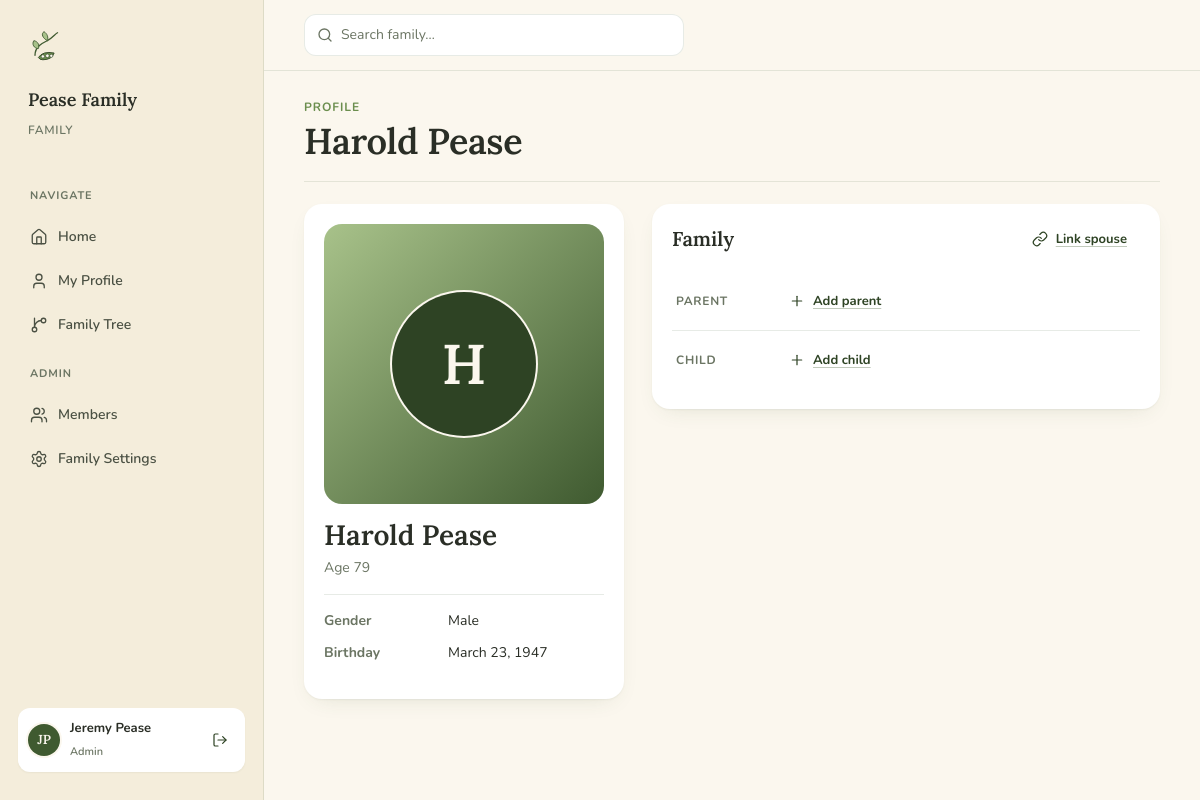
The app's page /person/3 (signed in) with its own data.
### app/models.py (models this page shows, shortened)
class Family(db.Model):
    __tablename__ = 'families'
    id = db.Column(db.Integer, primary_key=True)
    name = db.Column(db.String(100), nullable=False)
    created_at = db.Column(db.DateTime, default=datetime.utcnow)
    patriarch_id = db.Column(db.Integer, db.ForeignKey('people.id'), nullable=True)
    matriarch_id = db.Column(db.Integer, db.ForeignKey('people.id'), nullable=True)
    people = db.relationship('Person', back_populates='family', foreign_keys='Person.family_id')
    users = db.relationship('User', back_populates='family', foreign_keys='User.family_id')
    patriarch = db.relationship('Person', foreign_keys=[patriarch_id])
    matriarch = db.relationship('Person', foreign_keys=[matriarch_id])

class User(UserMixin, db.Model):
    __tablename__ = 'users'
    id = db.Column(db.Integer, primary_key=True)
    family_id = db.Column(db.Integer, db.ForeignKey('families.id'), nullable=False)
    email = db.Column(db.String(120), unique=True, nullable=False)
    password_hash = db.Column(db.String(256), nullable=False)
    first_name = db.Column(db.String(50), nullable=False)
    last_name = db.Column(db.String(50), nullable=False)
    phone = db.Column(db.String(20))
    email_verified = db.Column(db.Boolean, default=False)
    verification_token = db.Column(db.String(100))
    verification_token_expiry = db.Column(db.DateTime)
    status = db.Column(db.String(20), default='pending')  # pending/approved/rejected/invited
    approved_by_id = db.Column(db.Integer, db.ForeignKey('users.id'))
    approved_date = db.Column(db.Date)
    is_admin = db.Column(db.Boolean, default=False)
    is_delegate = db.Column(db.Boolean, default=False)
    person_id = db.Column(db.Integer, db.ForeignKey('people.id'))
    person = db.relationship('Person', back_populates='user')
    family = db.relationship('Family', back_populates='users')
    invitation_token = db.Column(db.String(100))
    invitation_token_expiry = db.Column(db.DateTime)
    invited_by_id = db.Column(db.Integer, db.ForeignKey('users.id'))
    reset_token = db.Column(db.String(100))
    reset_token_expiry = db.Column(db.DateTime)
    def get_full_name(self):
        return f"{self.first_name} {self.last_name}"

class Person(db.Model):
    __tablename__ = 'people'
    id = db.Column(db.Integer, primary_key=True)
    family_id = db.Column(db.Integer, db.ForeignKey('families.id'), nullable=False)
    name = db.Column(db.String(100), nullable=False)
    gender = db.Column(db.String(10))
    birthday = db.Column(db.Date)
    nickname = db.Column(db.String(50))
    birthplace = db.Column(db.String(100))
    maiden_name = db.Column(db.String(100))
    deathday = db.Column(db.Date)
    deathplace = db.Column(db.String(100))
    occupation = db.Column(db.String(100))
    email = db.Column(db.String(120))
    phone = db.Column(db.String(20))
    photo_path = db.Column(db.String(200))
    notes = db.Column(db.Text)
    family = db.relationship('Family', back_populates='people', foreign_keys='Person.family_id')
    children = db.relationship(
        'Person',
        secondary=parent_child,
        primaryjoin=id == parent_child.c.parent_id,
        secondaryjoin=id == parent_child.c.child_id,
        backref='parents'
    )
    def get_active_spouse(self):
        for rel in self.spouse_relationships_as_p1 + self.spouse_relationships_as_p2:
            if rel.status == 'active' and rel.confirmed:
                return rel.get_spouse_of(self)
        return None
    def get_pending_spouse_request(self):
        for rel in self.spouse_relationships_as_p1 + self.spouse_relationships_as_p2:
            if not rel.confirmed:
                return rel
        return None
    user = db.relationship('User', back_populates='person', uselist=False)
    def get_display_name(self):
        return self.nickname if self.nickname else self.name
    def get_age(self):
        if not self.birthday:
            return None
        end = self.deathday or date.today()
        age = end.year - self.birthday.year
        if (end.month, end.day) < (self.birthday.month, self.birthday.day):
            age -= 1
        return age

### app/routes.py (the view)
@main.route('/person/<int:person_id>')
@login_required
def person_detail(person_id):
    person = db.session.get(Person, person_id)
    if not person or person.family_id != current_user.family_id:
        flash('Person not found.', 'error')
        return redirect(url_for('main.index'))
    relationship = get_relationship(current_user.person, person) if current_user.person else None
    return render_template('profile.html', person=person, relationship=relationship)

### app/models.py (called while the page is built)
@login_manager.user_loader
def load_user(user_id):
    return db.session.get(User, int(user_id))

### app/templates/profile.html (shortened to what this page needs)
{% extends "base.html" %}
{% block content %}
{% set is_own_profile = person.user == current_user %}
{% set can_edit = current_user.is_admin or is_own_profile %}
<div class="page-head">
    <div>
        <div class="eyebrow">Profile</div>
        <h1>{{ person.get_display_name() }}</h1>
    </div>
</div>
{% set pending = person.get_pending_spouse_request() %}
<div class="profile-grid">
    <div>
        <div class="card profile-photo-card">
            <div class="photo" style="background: linear-gradient(135deg, var(--sprout) 0%, var(--vine) 100%); display:flex;align-items:center;justify-content:center;">
                <div class="av av-xl" style="background: var(--vine-deep);">{{ person.name[0] }}</div>
            </div>
            <div class="name">{{ person.name }}</div>
            {% if person.get_age() %}
            <div class="age">Age {{ person.get_age() }}{% if person.deathday %} · Passed away{% endif %}</div>
            {% endif %}
            <dl class="facts">
                {% if person.gender %}
                <dt>Gender</dt><dd>{{ person.gender }}</dd>
                {% endif %}
                {% if person.birthday %}
                <dt>Birthday</dt><dd>{{ person.birthday.strftime('%B %-d, %Y') }}</dd>
                {% endif %}
            </dl>
        </div>
    </div>
    <div style="display:flex;flex-direction:column;gap:20px;">
        <div class="card">
            {% set active_spouse = person.get_active_spouse() %}
            {% set pending_request = person.get_pending_spouse_request() %}
            <div class="card-header">
                <h3>Family</h3>
                {% if is_own_profile %}
                <a href="/spouse/add" class="btn btn-ghost btn-sm"><i data-lucide="plus"></i> Add spouse</a>
                {% elif current_user.is_admin and not active_spouse and not pending_request %}
                <a href="/person/{{ person.id }}/link-spouse" class="btn btn-ghost btn-sm"><i data-lucide="link"></i> Link spouse</a>
                {% endif %}
            </div>
            {% if can_edit %}
            <div class="relation-row">
                <span class="role">Parent</span>
                <a href="/person/{{ person.id }}/add-parent" class="btn btn-ghost btn-sm">
                    <i data-lucide="plus"></i> Add parent
                </a>
            </div>
            {% endif %}
            {% if can_edit %}
            <div class="relation-row">
                <span class="role">Child</span>
                <a href="/person/{{ person.id }}/add-child" class="btn btn-ghost btn-sm">
                    <i data-lucide="plus"></i> Add child
                </a>
            </div>
            {% endif %}
        </div>
    </div>
</div>
{% endblock %}

### app/templates/base.html (shortened to what this page needs)
<!DOCTYPE html>
<html lang="en">
<head>
    <link rel="stylesheet" href="{{ url_for('static', filename='css/peavines.css') }}">
</head>
<body>
{% if current_user.is_authenticated %}
<div class="shell">
    <aside class="sidebar">
        <div class="brand">
            <img src="{{ url_for('static', filename='assets/peavines-mark.svg') }}" alt="Peavines">
        </div>
        <div class="family-name">{{ current_user.family.name }}</div>
        <div class="family-meta">Family</div>
        <nav class="nav">
            <div class="nav-section">Navigate</div>
            <a href="/" {% if request.path == '/' %}class="active"{% endif %}>
                <i data-lucide="home"></i> Home
            </a>
            <a href="/profile" {% if request.path == '/profile' %}class="active"{% endif %}>
                <i data-lucide="user"></i> My Profile
            </a>
            <a href="/family/tree" {% if request.path == '/family/tree' %}class="active"{% endif %}>
                <i data-lucide="git-branch"></i> Family Tree
            </a>
            {% if current_user.is_admin %}
            <div class="nav-section">Admin</div>
            <a href="/admin/users" {% if request.path.startswith('/admin') and request.path != '/admin/family' %}class="active"{% endif %}>
                <i data-lucide="users"></i> Members
            </a>
            <a href="/admin/family" {% if request.path == '/admin/family' %}class="active"{% endif %}>
                <i data-lucide="settings"></i> Family Settings
            </a>
            {% endif %}
        </nav>
        <div class="user-chip">
            <div class="av av-sm" style="background: var(--vine);">{{ current_user.first_name[0] }}{{ current_user.last_name[0] }}</div>
            <div>
                <div class="name">{{ current_user.get_full_name() }}</div>
                <div class="role">{% if current_user.is_admin %}Admin{% else %}Member{% endif %}</div>
            </div>
            <form method="POST" action="/logout" style="margin-left: auto;">
                <button type="submit" class="btn btn-ghost btn-sm" title="Sign out" style="padding: 6px;">
                    <i data-lucide="log-out"></i>
                </button>
            </form>
        </div>
    </aside>
    <div class="canvas">
        <header class="topbar">
            <div class="search">
                <i data-lucide="search"></i>
                <span>Search family…</span>
            </div>
        </header>
        <div class="canvas-inner">
{% endif %}
{% block content %}{% endblock %}
{% if current_user.is_authenticated %}
        </div>
    </div>
</div>
{% endif %}
</body>
</html>

### records on screen
Family: family.name "Pease Family"
User: first_name "J", last_name "P", get_full_name "Jeremy Pease"
Person: get_display_name "Harold Pease", name "H", name "Harold Pease", get_age "79", gender "Male", birthday "March 23, 1947"
